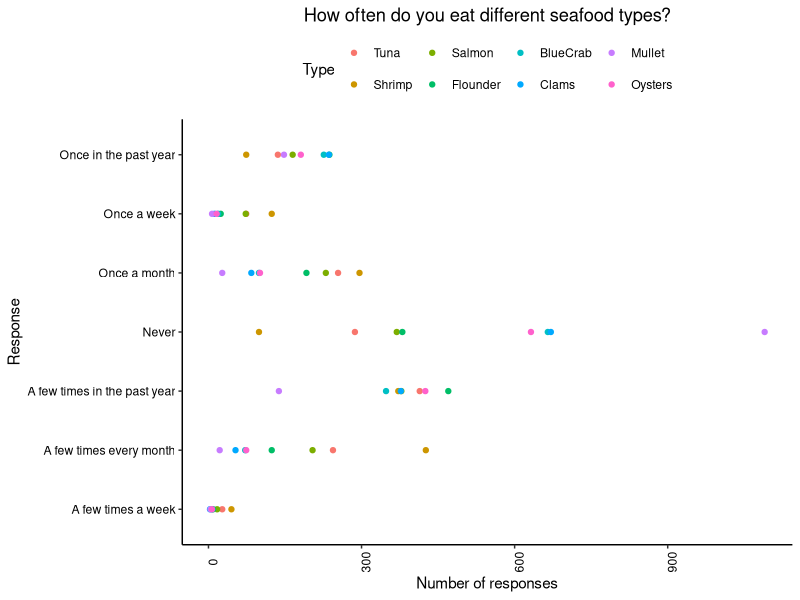
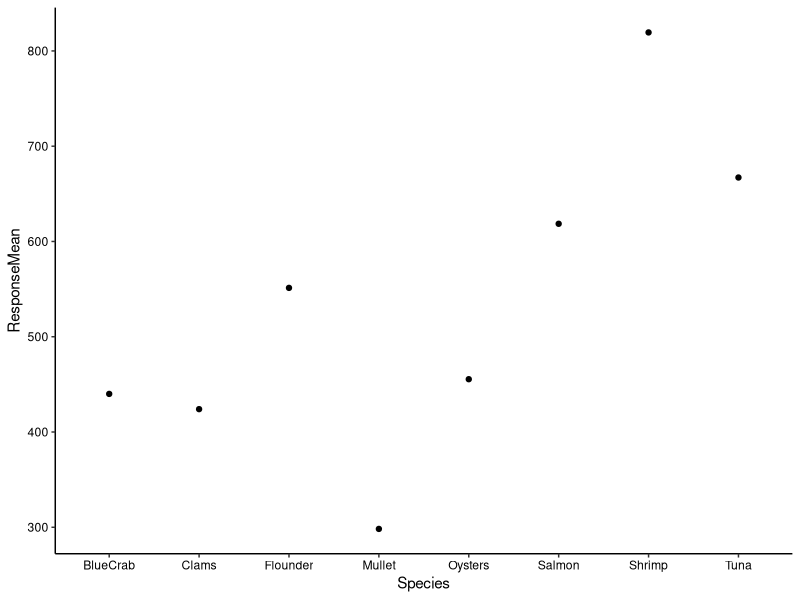
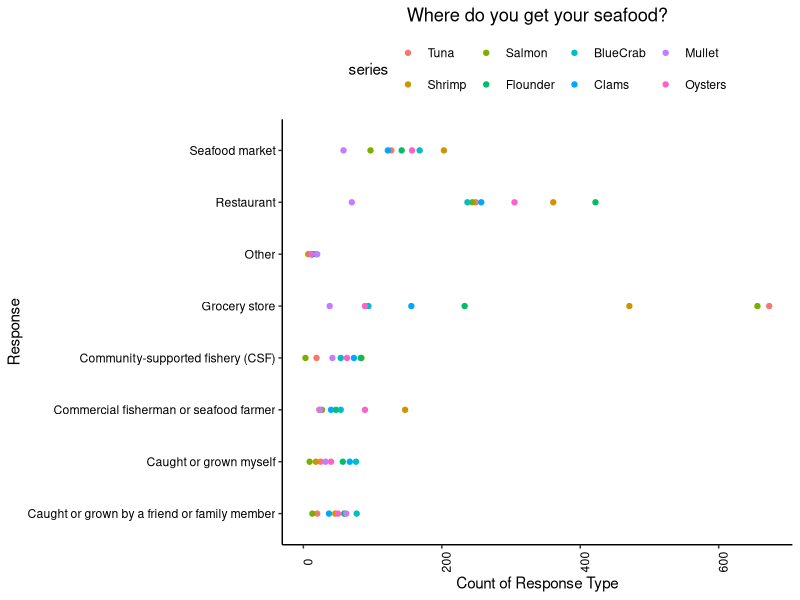
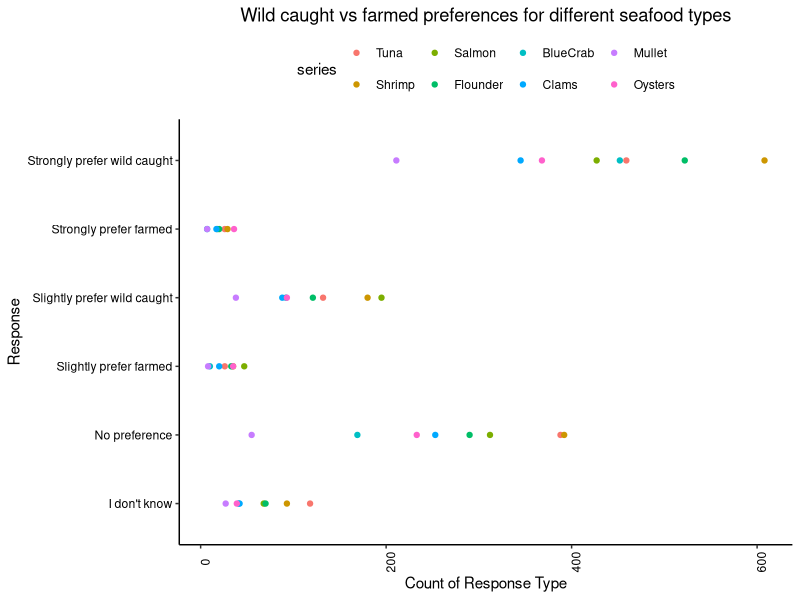
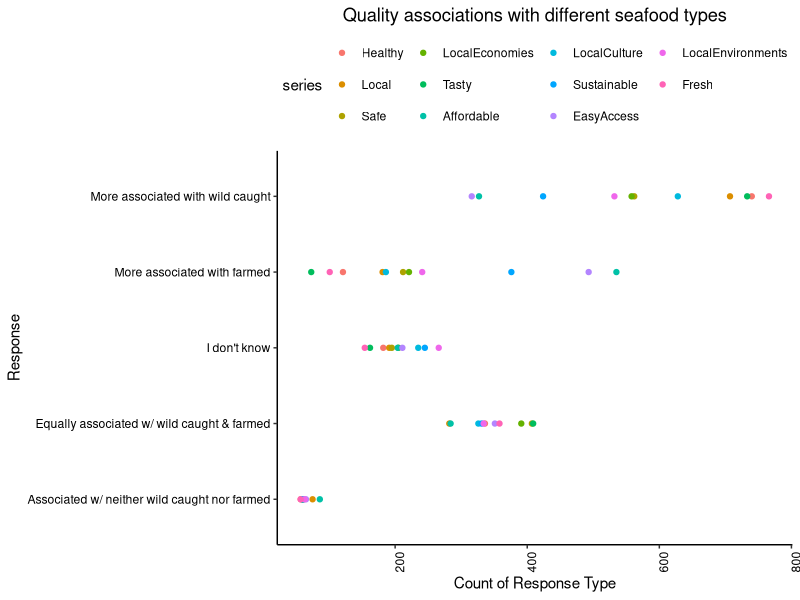

Here is the R script that generated these plots, in order:
## ---- chunk 1
knitr::opts_chunk$set(echo = TRUE)
## ---- chunk 2
getwd()
library(tidyverse)
library(ggplot2)
library(reshape2)

survey.dat <- read.csv("./AquacultureSurveyData.csv")
survey.codes <- read.csv("./AquacultureSurveyCodes.csv")

# Set ggplot theme
mytheme <- theme_classic() +
  theme(axis.text = element_text(color = "black"), 
        legend.position = "top")
theme_set(mytheme)
## ---- chunk 3
freq.sp <- select(survey.dat, Frequency_Tuna:Frequency_Oysters)

freq.sp.Tuna <- as.data.frame(table(freq.sp$Frequency_Tuna))
freq.sp.Shrimp <- as.data.frame(table(freq.sp$Frequency_Shrimp))
freq.sp.Salmon <- as.data.frame(table(freq.sp$Frequency_Salmon))
freq.sp.Flounder <- as.data.frame(table(freq.sp$Frequency_Flounder))
freq.sp.BlueCrab <- as.data.frame(table(freq.sp$Frequency_BlueCrab))
freq.sp.Clams <- as.data.frame(table(freq.sp$Frequency_Clams))
freq.sp.Mullet <- as.data.frame(table(freq.sp$Frequency_Mullet))
freq.sp.Oysters <- as.data.frame(table(freq.sp$Frequency_Oysters))

freq.sp.summary <- freq.sp.Tuna %>% 
  left_join(freq.sp.Shrimp, by = "Var1") %>% 
  left_join(freq.sp.Salmon, by = "Var1") %>% 
  left_join(freq.sp.Flounder, by = "Var1") %>% 
  left_join(freq.sp.BlueCrab, by = "Var1") %>% 
  left_join(freq.sp.Clams, by = "Var1") %>% 
  left_join(freq.sp.Mullet, by = "Var1") %>% 
  left_join(freq.sp.Oysters, by = "Var1")
freq.sp.summary <- freq.sp.summary %>% 
  rename(Response = Var1,
         Tuna = Freq.x,
         Shrimp = Freq.y,
         Salmon = Freq.x.x,
         Flounder = Freq.y.y,
         BlueCrab = Freq.x.x.x,
         Clams = Freq.y.y.y,
         Mullet = Freq.x.x.x.x,
         Oysters = Freq.y.y.y.y)

freq.response.meaning <- c("Never", 
                           "Once in the past year", 
                           "A few times in the past year",
                           "Once a month",
                           "A few times every month",
                           "Once a week",
                           "A few times a week")

freq.sp.summary$Response_Explanation <- freq.response.meaning

#melt data frame into long format
freq.sp.summary.long <- melt(freq.sp.summary,  id.vars = 'Response_Explanation', variable.name = 'series')
freq.sp.summary.long <- freq.sp.summary.long[-c(1, 2, 3, 4, 5, 6, 7), ]
freq.sp.summary.long$value <- as.numeric(freq.sp.summary.long$value)

#create plot for each column in data frame
ggplot(freq.sp.summary.long, aes(y=Response_Explanation, x=value)) +
  geom_point(aes(colour = series)) + 
  labs(title ="How often do you eat different seafood types?",
       x="Number of responses",
       y="Response",
       color = "Type") + 
  theme(axis.text.x = element_text(angle = 90), 
        plot.title = element_text(hjust=0.5))

#analyze which species are eaten most frequently
freq.sp.summary$Response <- as.numeric(freq.sp.summary$Response)
freq.sp.summary.which <- freq.sp.summary %>% 
  mutate(Tuna.freq = Tuna * Response,
         Shrimp.freq = Shrimp * Response,
         Salmon.freq = Salmon * Response,
         Flounder.freq = Flounder * Response,
         BlueCrab.freq = BlueCrab * Response,
         Clams.freq = Clams * Response,
         Mullet.freq = Mullet * Response,
         Oysters.freq = Oysters * Response) %>% 
  select(Response, Response_Explanation:Oysters.freq) %>% 
  summarize(Tuna = mean(Tuna.freq),
            Shrimp = mean(Shrimp.freq),
            Salmon = mean(Salmon.freq),
            Flounder = mean(Flounder.freq),
            BlueCrab = mean(BlueCrab.freq),
            Clams = mean(Clams.freq),
            Mullet = mean(Mullet.freq),
            Oysters = mean(Oysters.freq)) %>% 
  pivot_longer(Tuna:Oysters, names_to = "Species", values_to = "ResponseMean")

#plot most frequently eaten sp
ggplot(freq.sp.summary.which) +
  geom_point(aes(x = Species, y = ResponseMean))
## ---- chunk 4
where.sp <- select(survey.dat, Where_Tuna:Where_Oysters)

where.sp.Tuna <- as.data.frame(table(where.sp$Where_Tuna))
where.sp.Shrimp <- as.data.frame(table(where.sp$Where_Shrimp))
where.sp.Salmon <- as.data.frame(table(where.sp$Where_Salmon))
where.sp.Flounder <- as.data.frame(table(where.sp$Where_Flounder))
where.sp.BlueCrab <- as.data.frame(table(where.sp$Where_BlueCrab))
where.sp.Clams <- as.data.frame(table(where.sp$Where_Clams))
where.sp.Mullet <- as.data.frame(table(where.sp$Where_Mullet))
where.sp.Oysters <- as.data.frame(table(where.sp$Where_Oysters))

where.sp.summary <- where.sp.Tuna %>% 
  left_join(where.sp.Shrimp, by = "Var1") %>% 
  left_join(where.sp.Salmon, by = "Var1") %>% 
  left_join(where.sp.Flounder, by = "Var1") %>% 
  left_join(where.sp.BlueCrab, by = "Var1") %>% 
  left_join(where.sp.Clams, by = "Var1") %>% 
  left_join(where.sp.Mullet, by = "Var1") %>% 
  left_join(where.sp.Oysters, by = "Var1")
where.sp.summary <- where.sp.summary %>% 
  rename(Response = Var1,
         Tuna = Freq.x,
         Shrimp = Freq.y,
         Salmon = Freq.x.x,
         Flounder = Freq.y.y,
         BlueCrab = Freq.x.x.x,
         Clams = Freq.y.y.y,
         Mullet = Freq.x.x.x.x,
         Oysters = Freq.y.y.y.y)

where.response.meaning <- c("Caught or grown myself", 
                           "Caught or grown by a friend or family member", 
                           "Grocery store",
                           "Restaurant",
                           "Seafood market",
                           "Commercial fisherman or seafood farmer",
                           "Community-supported fishery (CSF)",
                           "Other")

where.sp.summary$Response_Explanation <- where.response.meaning

#melt data frame into long format
where.sp.summary.long <- melt(where.sp.summary,  id.vars = 'Response_Explanation', variable.name = 'series')
where.sp.summary.long <- where.sp.summary.long[-c(1, 2, 3, 4, 5, 6, 7, 8), ]
where.sp.summary.long$value <- as.numeric(where.sp.summary.long$value)

#create plot for each column in data frame
ggplot(where.sp.summary.long, aes(y=Response_Explanation, x=value)) +
  geom_point(aes(colour = series)) + 
  labs(title ="Where do you get your seafood?",
       x="Count of Response Type",
       y="Response") + 
  theme(axis.text.x = element_text(angle = 90), 
        plot.title = element_text(hjust=0.5))
## ---- chunk 5
pref.sp <- select(survey.dat, Preference_Tuna:Preference_Oysters)

pref.sp.Tuna <- as.data.frame(table(pref.sp$Preference_Tuna))
pref.sp.Shrimp <- as.data.frame(table(pref.sp$Preference_Shrimp))
pref.sp.Salmon <- as.data.frame(table(pref.sp$Preference_Salmon))
pref.sp.Flounder <- as.data.frame(table(pref.sp$Preference_Flounder))
pref.sp.BlueCrab <- as.data.frame(table(pref.sp$Preference_BlueCrab))
pref.sp.Clams <- as.data.frame(table(pref.sp$Preference_Clams))
pref.sp.Mullet <- as.data.frame(table(pref.sp$Preference_Mullet))
pref.sp.Oysters <- as.data.frame(table(pref.sp$Preference_Oysters))

pref.sp.summary <- pref.sp.Tuna %>% 
  left_join(pref.sp.Shrimp, by = "Var1") %>% 
  left_join(pref.sp.Salmon, by = "Var1") %>% 
  left_join(pref.sp.Flounder, by = "Var1") %>% 
  left_join(pref.sp.BlueCrab, by = "Var1") %>% 
  left_join(pref.sp.Clams, by = "Var1") %>% 
  left_join(pref.sp.Mullet, by = "Var1") %>% 
  left_join(pref.sp.Oysters, by = "Var1")
pref.sp.summary <- pref.sp.summary %>% 
  rename(Response = Var1,
         Tuna = Freq.x,
         Shrimp = Freq.y,
         Salmon = Freq.x.x,
         Flounder = Freq.y.y,
         BlueCrab = Freq.x.x.x,
         Clams = Freq.y.y.y,
         Mullet = Freq.x.x.x.x,
         Oysters = Freq.y.y.y.y)

pref.response.meaning <- c("Strongly prefer wild caught", 
                           "Slightly prefer wild caught", 
                           "No preference",
                           "Slightly prefer farmed",
                           "Strongly prefer farmed",
                           "I don't know")

pref.sp.summary$Response_Explanation <- pref.response.meaning

#melt data frame into long format
pref.sp.summary.long <- melt(pref.sp.summary,  id.vars = 'Response_Explanation', variable.name = 'series')
pref.sp.summary.long <- pref.sp.summary.long[-c(1, 2, 3, 4, 5, 6), ]
pref.sp.summary.long$value <- as.numeric(pref.sp.summary.long$value)

#create plot for each column in data frame
ggplot(pref.sp.summary.long, aes(y=Response_Explanation, x=value)) +
  geom_point(aes(colour = series)) + 
  labs(title ="Wild caught vs farmed preferences for different seafood types",
       x="Count of Response Type",
       y="Response") + 
  theme(axis.text.x = element_text(angle = 90), 
        plot.title = element_text(hjust=0.5))
## ---- chunk 6
qual.sp <- select(survey.dat, Qualities_Healthy:Qualities_Fresh)

qual.sp.Healthy <- as.data.frame(table(qual.sp$Qualities_Healthy))
qual.sp.Local <- as.data.frame(table(qual.sp$Qualities_Local))
qual.sp.Safe <- as.data.frame(table(qual.sp$Qualities_Safe))
qual.sp.Local_Economies <- as.data.frame(table(qual.sp$Qualities_Local_Economies))
qual.sp.Tasty <- as.data.frame(table(qual.sp$Qualities_Tasty))
qual.sp.Affordable <- as.data.frame(table(qual.sp$Qualities_Affordable))
qual.sp.Local_Culture <- as.data.frame(table(qual.sp$Qualities_Local_Culture))
qual.sp.Sustainable <- as.data.frame(table(qual.sp$Qualities_Sustainable))
qual.sp.Easy_Access <- as.data.frame(table(qual.sp$Qualities_Easy_Access))
qual.sp.Local_Environments <- as.data.frame(table(qual.sp$Qualities_Local_Environments))
qual.sp.Fresh <- as.data.frame(table(qual.sp$Qualities_Fresh))

qual.sp.summary <- qual.sp.Healthy %>% 
  left_join(qual.sp.Local, by = "Var1") %>% 
  left_join(qual.sp.Safe, by = "Var1") %>% 
  left_join(qual.sp.Local_Economies, by = "Var1") %>% 
  left_join(qual.sp.Tasty, by = "Var1") %>% 
  left_join(qual.sp.Affordable, by = "Var1") %>% 
  left_join(qual.sp.Local_Culture, by = "Var1") %>% 
  left_join(qual.sp.Sustainable, by = "Var1") %>%
  left_join(qual.sp.Easy_Access, by = "Var1") %>%
  left_join(qual.sp.Local_Environments, by = "Var1") %>%
  left_join(qual.sp.Fresh, by = "Var1")
qual.sp.summary <- qual.sp.summary %>% 
  rename(Response = Var1,
         Healthy = Freq.x,
         Local = Freq.y,
         Safe = Freq.x.x,
         LocalEconomies = Freq.y.y,
         Tasty = Freq.x.x.x,
         Affordable = Freq.y.y.y,
         LocalCulture = Freq.x.x.x.x,
         Sustainable = Freq.y.y.y.y,
         EasyAccess = Freq.x.x.x.x.x,
         LocalEnvironments = Freq.y.y.y.y.y,
         Fresh = Freq)

qual.response.meaning <- c("More associated with wild caught", 
                           "Equally associated w/ wild caught & farmed", 
                           "More associated with farmed",
                           "Associated w/ neither wild caught nor farmed",
                           "I don't know")

qual.sp.summary$Response_Explanation <- qual.response.meaning

#melt data frame into long format
qual.sp.summary.long <- melt(qual.sp.summary,  id.vars = 'Response_Explanation', variable.name = 'series')
qual.sp.summary.long <- qual.sp.summary.long[-c(1, 2, 3, 4, 5), ]
qual.sp.summary.long$value <- as.numeric(qual.sp.summary.long$value)

#create plot for each column in data frame
ggplot(qual.sp.summary.long, aes(y=Response_Explanation, x=value)) +
  geom_point(aes(colour = series)) + 
  labs(title ="Quality associations with different seafood types",
       x="Count of Response Type",
       y="Response") + 
  theme(axis.text.x = element_text(angle = 90), 
        plot.title = element_text(hjust=0.5))
